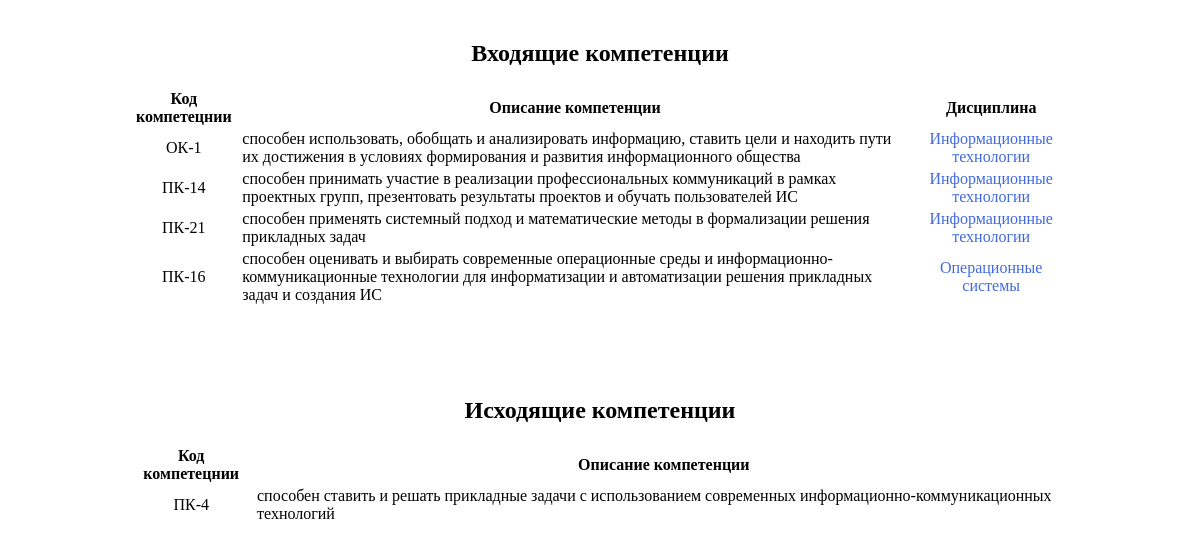
Page /oop/prikladnaya-informatika/bazy-dannyh/ on the earlier database version.
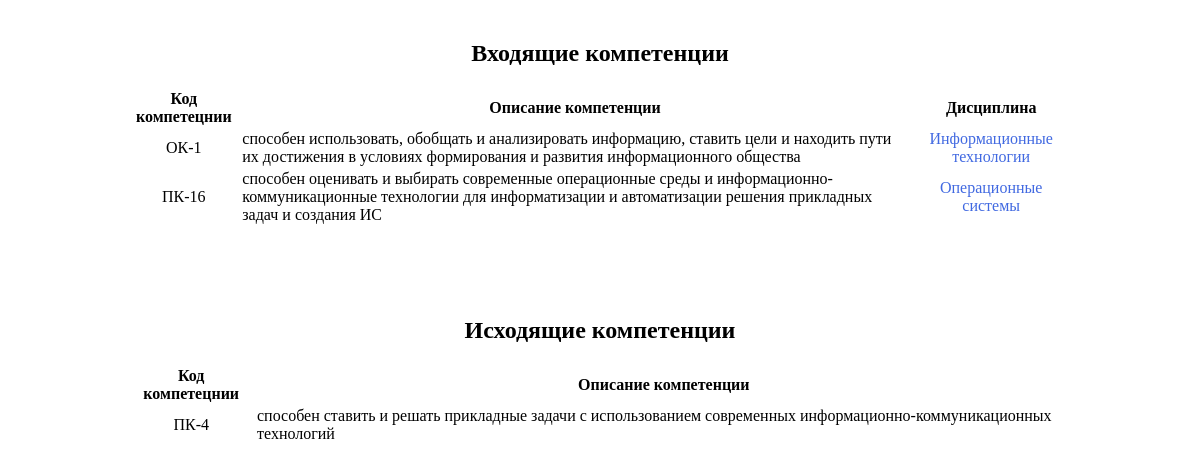
Same page on the later database version.
### course/models.py (models this page shows, shortened)
class Competence(models.Model):
    cod = models.CharField(max_length=6)
    about = models.TextField()
    tr = models.ForeignKey(TrainingPrograms)
    course = models.ManyToManyField(Course)

class Course(models.Model):
    name = models.CharField(max_length=200,
                            db_index=True)
    about = models.TextField(blank=True)
    tr = models.ForeignKey(TrainingPrograms)
    slug = models.SlugField(max_length=40)
    def __str__(self):
        return self.name

### course/views.py (the view)
# urls.py: url(r'^(?P<slug>[-\w]+)/(?P<slug_c>[-\w]+)/$', views.course_detail, name='course_detail'),
def course_detail(request, slug, slug_c):
    course = Course.objects.get(slug=slug_c)
    comp_list = Competence.objects.filter(tr__slug=slug)\
                                  .filter(course__slug=slug_c)
    pred_list = PredCourse.objects.all().filter(cours__slug=slug_c)
    try:
        pred_list = pred_list[0].prcours.all()
    except ObjectDoesNotExist:
        pred_list = []
    except IndexError:
        pred_list = []
    predcomp_list = {}
    for pred in pred_list:
        predcomp_list[pred] = Competence.objects.filter(tr__slug=slug)\
            .filter(course__slug=pred.slug)
    return render(request,
                  "course/list/course_detail.html",
                  {'comp_list': comp_list,
                   'course': course,
                   'predcomp_list': predcomp_list})

### course/templates/course/list/course_detail.html (shortened to what this page needs)
{% extends "university/base.html" %}
{% load static %}
{% block content %}
  {% if predcomp_list %}
    <table class="enter_comp">
      <caption><h2>Входящие компетенции</h2></caption>
      <tr class="hide">
        <th>Код компетецнии</th>
        <th>Описание компетенции</th>
        <th>Дисциплина</th>
      </tr>
      {% for pred , comp_list in predcomp_list.items %}
        {% for comp in comp_list %}
          <tr>
            <td>{{ comp.cod }}</td>
            <td class="opis">{{ comp.about }}</td>
            <td>
              <a href="{% url 'course:course_detail' pred.tr.slug pred.slug %}">
                {{ pred }}
              </a>
            </td>
          </tr>
        {% endfor %}
      {% endfor %}
    </table>
  {% else %}
    <h2>Входящих компетенций нет</h2>
  {% endif %}
  {% if comp_list %}
  <table class="exit_comp">
  <caption><h2>Исходящие компетенции</h2></caption>
    <tr class="hide">
      <th>Код компетецнии</th>
      <th>Описание компетенции</th>
    </tr>
    {% for comp in comp_list %}
    <tr>
      <td>{{ comp.cod }}</td>
      <td class="opis">{{ comp.about }}</td>
    </tr>
    {% endfor %}
  </table>
  {% else %}
    <h2>Исходящих компетенций нет</h2>
  {% endif %}
{% endblock %}

Differences in the rows shown:
changed Course "Информационные технологии": loses Competence (cod "ПК-14", about "способен принимать участие в реализации профессиональных коммуникаций в рамках проектных групп, презентовать результаты проектов и обучать пользователей ИС", {{ pred }} "Информационные технологии"); loses Competence (cod "ПК-21", about "способен применять системный подход и математические методы в формализации решения прикладных задач", {{ pred }} "Информационные технологии")
